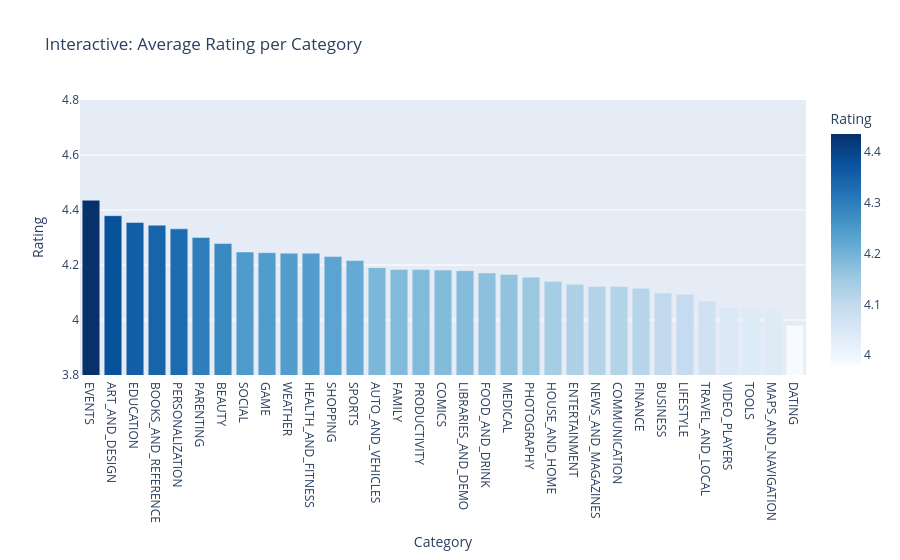

The notebook cell this image was saved under:
### Markdown cell above
## Step 9: Interactive Visualizations (Plotly)

While static images are excellent for reports, interactive visuals allow us to hover over exact data points and zoom dynamically. 
We will use `plotly.express` to map out the average rating per category, and to re-examine the Reviews vs Rating relationship dynamically.

### Code cell
import plotly.express as px
avg_rating_per_cat = apps_df.groupby('Category')['Rating'].mean().reset_index()

avg_rating_per_cat = avg_rating_per_cat.sort_values(by='Rating', ascending=False)

# 1. Plotly Interactive Bar Chart: Average Rating per Category
fig_bar = px.bar(
    avg_rating_per_cat.dropna(), 
    x='Category', 
    y='Rating', 
    title='Interactive: Average Rating per Category', 
    color='Rating', 
    color_continuous_scale='Blues'
)
fig_bar.update_yaxes(range=[3.8, 4.8])
fig_bar.show()

### Figure 1 — Plotly figure (JSON) as saved in the notebook; plotly's stock layout.template omitted (floating-point values rounded to 4 significant figures)
{"data": [{"hovertemplate": "Category=%{x}<br>Rating=%{marker.color}<extra></extra>", "legendgroup": "", "marker": {"color": [4.436, 4.379, 4.355, 4.345, 4.331, 4.3, 4.279, 4.247, 4.245, 4.243, 4.243, 4.231, 4.216, 4.19, 4.184, 4.183, 4.181, 4.179, 4.171, 4.166, 4.156, 4.141, 4.13, 4.122, 4.121, 4.116, 4.098, 4.093, 4.07, 4.045, 4.04, 4.036, 3.98], "coloraxis": "coloraxis", "pattern": {"shape": ""}}, "name": "", "orientation": "v", "showlegend": false, "textposition": "auto", "type": "bar", "x": ["EVENTS", "ART_AND_DESIGN", "EDUCATION", "BOOKS_AND_REFERENCE", "PERSONALIZATION", "PARENTING", "BEAUTY", "SOCIAL", "GAME", "WEATHER", "HEALTH_AND_FITNESS", "SHOPPING", "SPORTS", "AUTO_AND_VEHICLES", "FAMILY", "PRODUCTIVITY", "COMICS", "LIBRARIES_AND_DEMO", "FOOD_AND_DRINK", "MEDICAL", "PHOTOGRAPHY", "HOUSE_AND_HOME", "ENTERTAINMENT", "NEWS_AND_MAGAZINES", "COMMUNICATION", "FINANCE", "BUSINESS", "LIFESTYLE", "TRAVEL_AND_LOCAL", "VIDEO_PLAYERS", "TOOLS", "MAPS_AND_NAVIGATION", "DATING"], "xaxis": "x", "y": [4.436, 4.379, 4.355, 4.345, 4.331, 4.3, 4.279, 4.247, 4.245, 4.243, 4.243, 4.231, 4.216, 4.19, 4.184, 4.183, 4.181, 4.179, 4.171, 4.166, 4.156, 4.141, 4.13, 4.122, 4.121, 4.116, 4.098, 4.093, 4.07, 4.045, 4.04, 4.036, 3.98], "yaxis": "y"}], "layout": {"barmode": "relative", "coloraxis": {"colorbar": {"title": {"text": "Rating"}}, "colorscale": [[0, "rgb(247,251,255)"], [0.125, "rgb(222,235,247)"], [0.25, "rgb(198,219,239)"], [0.375, "rgb(158,202,225)"], [0.5, "rgb(107,174,214)"], [0.625, "rgb(66,146,198)"], [0.75, "rgb(33,113,181)"], [0.875, "rgb(8,81,156)"], [1, "rgb(8,48,107)"]]}, "legend": {"tracegroupgap": 0}, "title": {"text": "Interactive: Average Rating per Category"}, "xaxis": {"anchor": "y", "domain": [0, 1], "title": {"text": "Category"}}, "yaxis": {"anchor": "x", "domain": [0, 1], "range": [3.8, 4.8], "title": {"text": "Rating"}}}}
